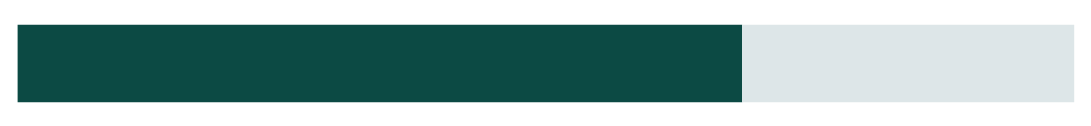

Source (Vega-Lite JSON):
### Vega-Lite specification from a JSON file in a GitHub repository (floating-point values rounded to 4 significant figures)
{"$schema": "https://vega.github.io/schema/vega-lite/v5.json", "description": "Micro stacked bar: New South Wales and Victoria versus the other six states and territories, 2025.", "width": "container", "height": 26, "data": {"values": [{"group": "NSW + VIC", "enrolments": 724583, "ord": 1}, {"group": "Other states", "enrolments": 332070, "ord": 2}]}, "mark": {"type": "bar", "height": 22}, "encoding": {"x": {"field": "enrolments", "type": "quantitative", "stack": "normalize", "axis": null}, "color": {"field": "group", "type": "nominal", "scale": {"domain": ["NSW + VIC", "Other states"], "range": ["#0c4a44", "#dde6e8"]}, "legend": null}, "order": {"field": "ord", "type": "quantitative"}, "tooltip": [{"field": "group", "type": "nominal", "title": "Group"}, {"field": "enrolments", "type": "quantitative", "title": "Enrolments", "format": ","}]}, "view": {"stroke": null}}
